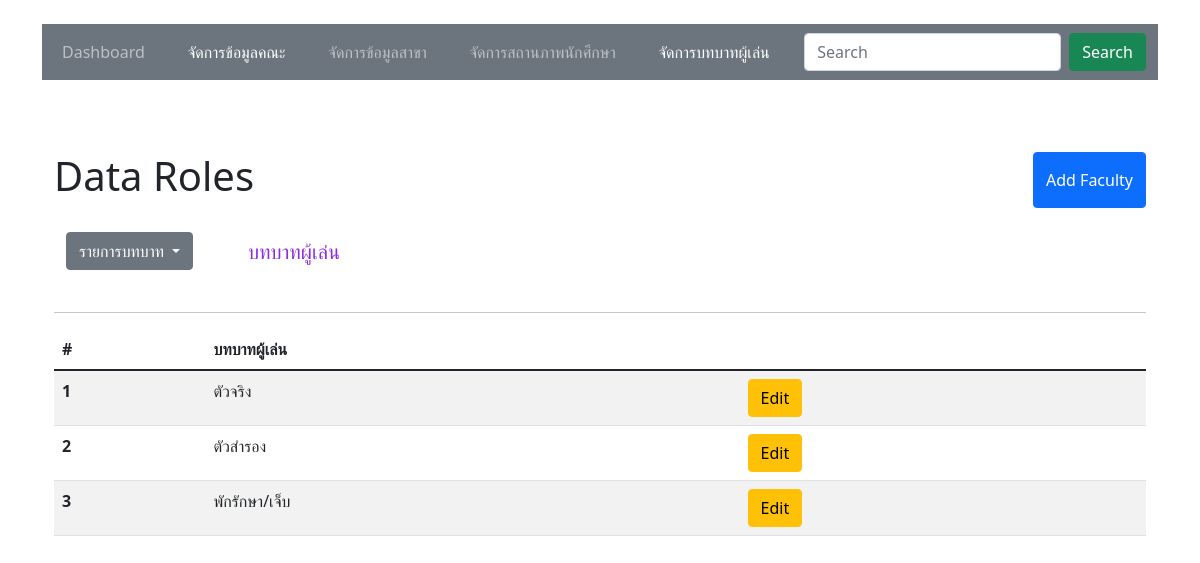
The app's page /rolePage.php with its own data.
### tables this page shows
CREATE TABLE `roles` (
  `roleId` int(11) NOT NULL,
  `roleType` varchar(100) NOT NULL
);

### rolePage.php (the view, shortened to what this page needs)
<?php
require_once 'config/connect.php';
$roles = $conn->query("SELECT * FROM roles ORDER BY roleId ASC");
$roles->execute();
$stmtRoles = $roles->fetchAll();
?>
<!DOCTYPE html>
<html lang="en">
<head>
  <link href="https://cdn.jsdelivr.net/npm/bootstrap@5.1.3/dist/css/bootstrap.min.css" rel="stylesheet">
  <link rel="stylesheet" href="https://cdn.datatables.net/1.11.5/css/jquery.dataTables.min.css">
</head>
<body>
  <div class="container mt-4 mb-4">
    <nav class="navbar navbar-expand-lg navbar-dark bg-secondary">
      <div class="container-fluid">
        <ul class="navbar-nav mb-2 mb-lg-0">
          <li class="nav-item fw-normal">
            <a class="nav-link" aria-current="page" href="dashboard.php">Dashboard</a>
          </li>
        </ul>
        <ul class="navbar-nav mb-2 mb-lg-0">
          <li class="nav-item fw-normal">
            <a class="nav-link active" href="facultyPage.php">จัดการข้อมูลคณะ</a>
          </li>
        </ul>
        <ul class="navbar-nav mb-2 mb-lg-0">
          <li class="nav-item fw-normal">
            <a class="nav-link" href="majorPage.php">จัดการข้อมูลสาขา</a>
          </li>
        </ul>
        <ul class="navbar-nav mb-2 mb-lg-0">
          <li class="nav-item fw-normal">
            <a class="nav-link" href="statusPage.php">จัดการสถานภาพนักศึกษา</a>
          </li>
        </ul>
        <ul class="navbar-nav mb-2 mb-lg-0">
          <li class="nav-item fw-normal">
            <a class="nav-link active" href="rolePage.php">จัดการบทบาทผู้เล่น</a>
          </li>
        </ul>
        <ul class="navbar-nav mb-2 mb-lg-0">
          <form class="d-flex">
            <input class="form-control me-2" type="search" placeholder="Search" aria-label="Search">
            <button class="btn btn-success" type="submit">Search</button>
          </form>
        </ul>
      </div>
    </nav>
    <br>
  </div>
  <div class="container-sm">
    <div class="container mt-5">
      <div class="row">
        <div class="col-md-6">
          <h1>Data Roles</h1>
        </div>
        <div class="col-md-6 d-flex justify-content-end">
          <button type="button" class="btn btn-primary" data-bs-toggle="modal" data-bs-target="#userModal">Add Faculty</button>
        </div>
      </div>
      <br>
      <div class="container">
        <div class="row">
          <div class="col-md-2">
            <div class="dropdown">
              <button class="btn btn-secondary dropdown-toggle" type="button" id="dropdownMenuButton1" data-bs-toggle="dropdown" aria-expanded="false">
                รายการบทบาท
              </button>
            </div>
          </div>
          <div class="col-md-2 mt-2 text-left" style="color:blueviolet;">
            <h5>บทบาทผู้เล่น</h5>
          </div>
        </div>
      </div>
      <br>
      <hr>
      <table class="table table-striped">
        <thead>
          <tr>
            <th scope="col">#</th>
            <th scope="col">บทบาทผู้เล่น</th>
          </tr>
        </thead>
        <tbody>
          <?php
          $sql = $conn->query("SELECT * FROM roles");
          $sql->execute();
          $data = $sql->fetchAll();
          if (!$data) {
            echo "<tr><td colspan='2' class='text-center'>No Data found</td></tr>";
          } else {
            foreach ($data as $role) {
          ?>
              <tr>
                <th scope="row"><?= $role['roleId']; ?></th>
                <td><?= $role['roleType']; ?></td>
                <td>
                  <a href="editRole.php?roleId=<?= $role['roleId']; ?>" class="btn btn-warning">Edit</a>
                </td>
              </tr>
          <?php }
          } ?>
        </tbody>
      </table>
    </div>
</body>
</html>

### records on screen
roles: roleId "1", roleType "ตัวจริง"
roles: roleId "2", roleType "ตัวสำรอง"
roles: roleId "3", roleType "พักรักษา/เจ็บ"
